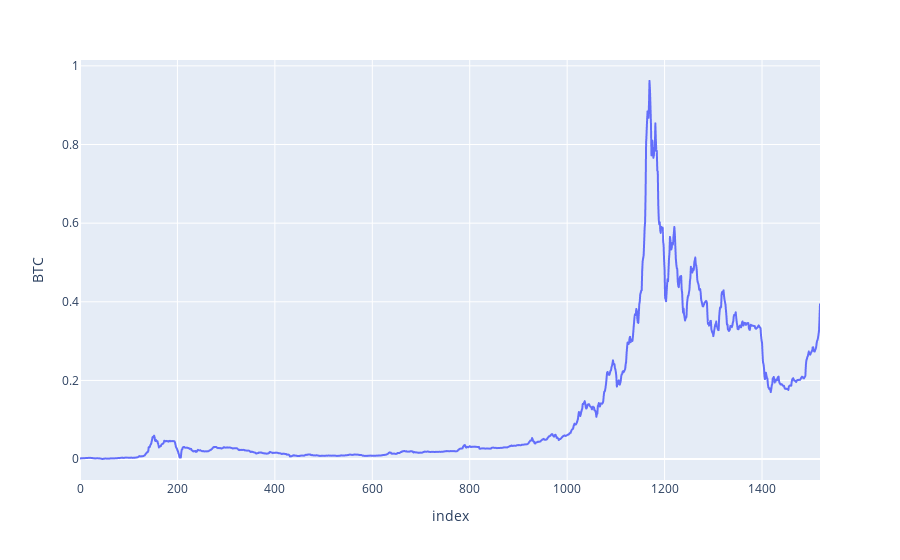

Here is the notebook cell this chart was saved with:
### Code cell
fig_KNN = px.line(data_KNN_Smooth, y='BTC')
fig_KNN.show()

### Figure 1 — Plotly figure (JSON) as saved in the notebook; plotly's stock layout.template omitted (floating-point values rounded to 4 significant figures; data arrays with more than 128 entries replaced by an {"elided": "..."} marker saying what was removed)
{"data": [{"hovertemplate": "index=%{x}<br>BTC=%{y}<extra></extra>", "legendgroup": "", "line": {"color": "#636efa", "dash": "solid"}, "marker": {"symbol": "circle"}, "mode": "lines", "name": "", "showlegend": false, "type": "scattergl", "x": {"elided": "1520 int values"}, "xaxis": "x", "y": {"elided": "1520 float values"}, "yaxis": "y"}], "layout": {"legend": {"tracegroupgap": 0}, "margin": {"t": 60}, "xaxis": {"anchor": "y", "domain": [0, 1], "title": {"text": "index"}}, "yaxis": {"anchor": "x", "domain": [0, 1], "title": {"text": "BTC"}}}}
